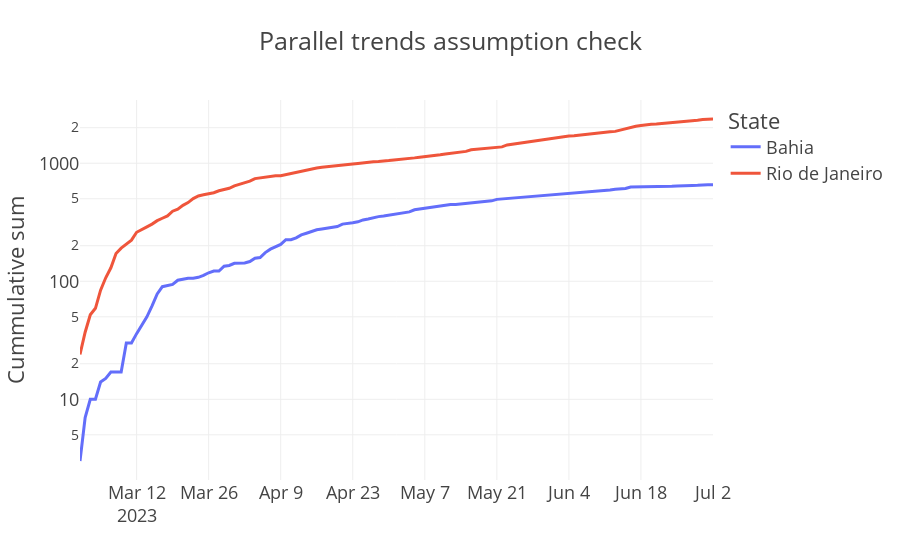

This figure's notebook cell:
### Code cell
# plot cumsum
fig = px.line(interactions_per_day, x='Date', y='total_sum', color='State', title="Parallel trends assumption check",log_y=True)

fig.update_layout(template='presentation',
                  # rename total_sum to 'Total replies'
                  showlegend=True,
                  xaxis_title='',
                  yaxis_title='Cummulative sum')
fig.show()
